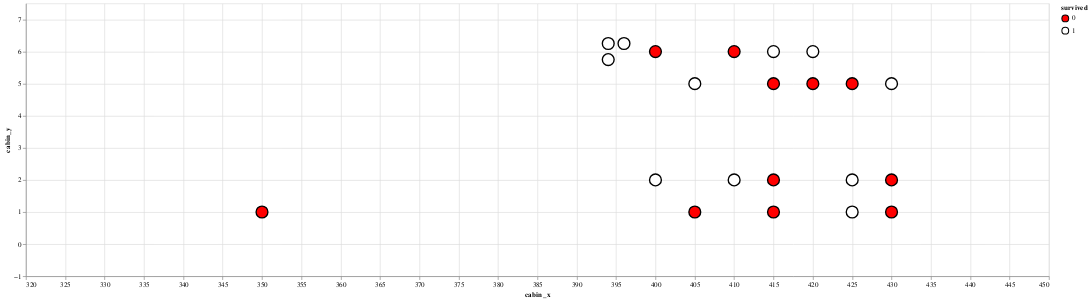

Write notebook code for a chart like this one.
### Code cell
passenger_plot = alt.Chart(titanic_passengers_by_cabin.reset_index("name")).mark_point(size = 300, stroke = "black", filled = True, opacity = 1).encode(
    alt.X('cabin_x:Q', scale=alt.Scale(domain = [320,450])),
    alt.Y('cabin_y:Q', scale=alt.Scale(domain = [-1,7.5])),
    alt.Color('survived:N', scale=alt.Scale(range = ['red','white']))
).properties(width = 1500, height = 400)

passenger_plot

### Figure 1 — Vega-Lite specification as saved in the notebook (floating-point values rounded to 4 significant figures)
{"$schema": "https://vega.github.io/schema/vega-lite/v3.4.0.json", "config": {"mark": {"tooltip": null}, "view": {"height": 300, "width": 400}}, "data": {"name": "data-23c439afa2fb87bde123813b5f141c7b"}, "datasets": {"data-23c439afa2fb87bde123813b5f141c7b": [{"age": 36, "boat": "None", "body": "None", "cabin_x": 425, "cabin_y": 5, "embarked": "C", "fare": 40.12, "home.dest": "Winnipeg, MB", "name": "Ross, Mr. John Hugo", "parch": 0, "pclass": 1, "sex": "male", "sibsp": 0, "survived": 0, "ticket": "13049"}, {"age": 33, "boat": "11", "body": "None", "cabin_x": 425, "cabin_y": 1, "embarked": "C", "fare": 27.72, "home.dest": "Paris, France", "name": "Rosenbaum, Miss. Edith Louise", "parch": 0, "pclass": 1, "sex": "female", "sibsp": 0, "survived": 1, "ticket": "PC 17613"}, {"age": "None", "boat": "None", "body": "None", "cabin_x": 420, "cabin_y": 5, "embarked": "S", "fare": 52, "home.dest": "Stoughton, MA", "name": "Clifford, Mr. George Quincy", "parch": 0, "pclass": 1, "sex": "male", "sibsp": 0, "survived": 0, "ticket": "110465"}, {"age": 48, "boat": "1", "body": "None", "cabin_x": 420, "cabin_y": 6, "embarked": "C", "fare": 39.6, "home.dest": "London / Paris", "name": "Duff Gordon, Lady. (Lucille Christiana Sutherland) (\"Mrs Morgan\")", "parch": 0, "pclass": 1, "sex": "female", "sibsp": 1, "survived": 1, "ticket": "11755"}, {"age": 39, "boat": "None", "body": 133, "cabin_x": 415, "cabin_y": 5, "embarked": "C", "fare": 29.7, "home.dest": "Philadelphia, PA", "name": "Dulles, Mr. William Crothers", "parch": 0, "pclass": 1, "sex": "male", "sibsp": 0, "survived": 0, "ticket": "PC 17580"}, {"age": "None", "boat": "None", "body": "None", "cabin_x": 415, "cabin_y": 2, "embarked": "S", "fare": 26, "home.dest": "Streatham, Surrey", "name": "Smith, Mr. Richard William", "parch": 0, "pclass": 1, "sex": "male", "sibsp": 0, "survived": 0, "ticket": "113056"}, {"age": 49, "boat": "1", "body": "None", "cabin_x": 415, "cabin_y": 6, "embarked": "C", "fare": 56.93, "home.dest": "London / Paris", "name": "Duff Gordon, Sir. Cosmo Edmund (\"Mr Morgan\")", "parch": 0, "pclass": 1, "sex": "male", "sibsp": 1, "survived": 1, "ticket": "PC 17485"}, {"age": 41, "boat": "None", "body": "None", "cabin_x": 415, "cabin_y": 1, "embarked": "S", "fare": 30.5, "home.dest": "Pomeroy, WA", "name": "Brady, Mr. John Bertram", "parch": 0, "pclass": 1, "sex": "male", "sibsp": 0, "survived": 0, "ticket": "113054"}, {"age": 80, "boat": "B", "body": "None", "cabin_x": 410, "cabin_y": 2, "embarked": "S", "fare": 30, "home.dest": "Hessle, Yorks", "name": "Barkworth, Mr. Algernon Henry Wilson", "parch": 0, "pclass": 1, "sex": "male", "sibsp": 0, "survived": 1, "ticket": "27042"}, {"age": 31, "boat": "None", "body": "None", "cabin_x": 410, "cabin_y": 6, "embarked": "S", "fare": 50.5, "home.dest": "Trenton, NJ", "name": "Roebling, Mr. Washington Augustus II", "parch": 0, "pclass": 1, "sex": "male", "sibsp": 0, "survived": 0, "ticket": "PC 17590"}, {"age": 56, "boat": "3", "body": "None", "cabin_x": 405, "cabin_y": 5, "embarked": "C", "fare": 35.5, "home.dest": "Basel, Switzerland", "name": "Simonius-Blumer, Col. Oberst Alfons", "parch": 0, "pclass": 1, "sex": "male", "sibsp": 0, "survived": 1, "ticket": "13213"}, {"age": 36, "boat": "None", "body": "None", "cabin_x": 405, "cabin_y": 1, "embarked": "C", "fare": 31.68, "home.dest": "New York, NY", "name": "Evans, Miss. Edith Corse", "parch": 0, "pclass": 1, "sex": "female", "sibsp": 0, "survived": 0, "ticket": "PC 17531"}, {"age": 40, "boat": "7", "body": "None", "cabin_x": 400, "cabin_y": 2, "embarked": "C", "fare": 31, "home.dest": "Glen Ridge, NJ", "name": "Blank, Mr. Henry", "parch": 0, "pclass": 1, "sex": "male", "sibsp": 0, "survived": 1, "ticket": "112277"}, {"age": "None", "boat": "None", "body": "None", "cabin_x": 400, "cabin_y": 6, "embarked": "S", "fare": 50, "home.dest": "Seattle, WA", "name": "Rood, Mr. Hugh Roscoe", "parch": 0, "pclass": 1, "sex": "male", "sibsp": 0, "survived": 0, "ticket": "113767"}, {"age": 53, "boat": "13", "body": "None", "cabin_x": 396, "cabin_y": 6.25, "embarked": "S", "fare": 81.86, "home.dest": "San Francisco, CA", "name": "Dodge, Dr. Washington", "parch": 1, "pclass": 1, "sex": "male", "sibsp": 1, "survived": 1, "ticket": "33638"}, {"age": 4, "boat": "5", "body": "None", "cabin_x": 394, "cabin_y": 6.25, "embarked": "S", "fare": 81.86, "home.dest": "San Francisco, CA", "name": "Dodge, Master. Washington", "parch": 2, "pclass": 1, "sex": "male", "sibsp": 0, "survived": 1, "ticket": "33638"}, {"age": 54, "boat": "5", "body": "None", "cabin_x": 394, "cabin_y": 5.75, "embarked": "S", "fare": 81.86, "home.dest": "San Francisco, CA", "name": "Dodge, Mrs. Washington (Ruth Vidaver)", "parch": 1, "pclass": 1, "sex": "female", "sibsp": 1, "survived": 1, "ticket": "33638"}, {"age": 39, "boat": "None", "body": "None", "cabin_x": 350, "cabin_y": 1, "embarked": "S", "fare": 0, "home.dest": "Belfast, NI", "name": "Andrews, Mr. Thomas Jr", "parch": 0, "pclass": 1, "sex": "male", "sibsp": 0, "survived": 0, "ticket": "112050"}, {"age": 71, "boat": "None", "body": "None", "cabin_x": 430, "cabin_y": 2, "embarked": "C", "fare": 34.65, "home.dest": "New York, NY", "name": "Goldschmidt, Mr. George B", "parch": 0, "pclass": 1, "sex": "male", "sibsp": 0, "survived": 0, "ticket": "PC 17754"}, {"age": 28, "boat": "7", "body": "None", "cabin_x": 430, "cabin_y": 5, "embarked": "S", "fare": 35.5, "home.dest": "New Britain, CT", "name": "Sloper, Mr. William Thompson", "parch": 0, "pclass": 1, "sex": "male", "sibsp": 0, "survived": 1, "ticket": "113788"}, {"age": 56, "boat": "None", "body": "None", "cabin_x": 430, "cabin_y": 1, "embarked": "C", "fare": 30.7, "home.dest": "St James, Long Island, NY", "name": "Smith, Mr. James Clinch", "parch": 0, "pclass": 1, "sex": "male", "sibsp": 0, "survived": 0, "ticket": "17764"}, {"age": 45, "boat": "7", "body": "None", "cabin_x": 425, "cabin_y": 2, "embarked": "C", "fare": 29.7, "home.dest": "Paris, France", "name": "Chevre, Mr. Paul Romaine", "parch": 0, "pclass": 1, "sex": "male", "sibsp": 0, "survived": 1, "ticket": "PC 17594"}]}, "encoding": {"color": {"field": "survived", "scale": {"range": ["red", "white"]}, "type": "nominal"}, "x": {"field": "cabin_x", "scale": {"domain": [320, 450]}, "type": "quantitative"}, "y": {"field": "cabin_y", "scale": {"domain": [-1, 7.5]}, "type": "quantitative"}}, "height": 400, "mark": {"filled": true, "opacity": 1, "size": 300, "stroke": "black", "type": "point"}, "width": 1500}
